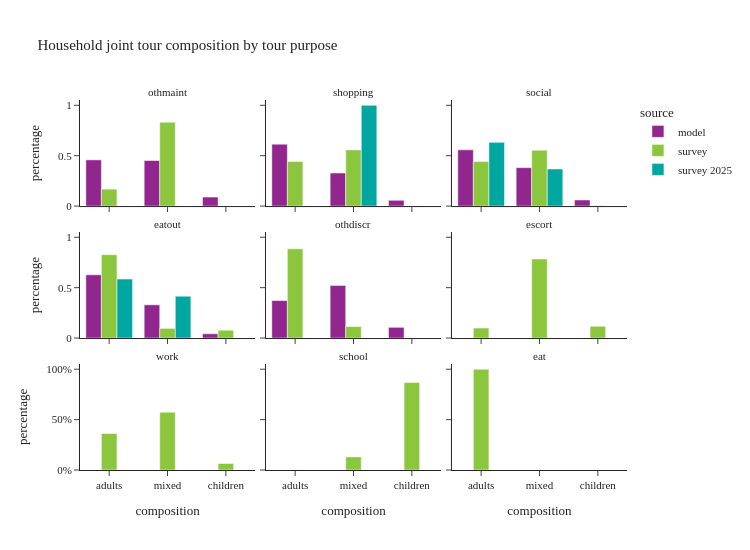

The notebook cell saved with this chart:
### Code cell
plot_joint_tour_segment(joint_tour_data, 'tour_type', "Household joint tour composition by tour purpose", height=550, facet_col_wrap=3)

### Figure 1 — Plotly figure (JSON) as saved in the notebook; plotly's stock layout.template omitted (floating-point values rounded to 4 significant figures)
{"data": [{"alignmentgroup": "True", "customdata": [[12046], [11878], [2350]], "hovertemplate": "source=model<br>tour_type=othmaint<br>composition=%{x}<br>percentage=%{y}<br>sample_size=%{customdata[0]}<extra></extra>", "legendgroup": "model", "marker": {"color": "#91268F", "pattern": {"shape": ""}}, "name": "model", "offsetgroup": "model", "orientation": "v", "showlegend": true, "textposition": "auto", "type": "bar", "x": ["adults", "mixed", "children"], "xaxis": "x7", "y": [0.4585, 0.4521, 0.08944], "yaxis": "y7"}, {"alignmentgroup": "True", "customdata": [[14910], [7971], [1391]], "hovertemplate": "source=model<br>tour_type=shopping<br>composition=%{x}<br>percentage=%{y}<br>sample_size=%{customdata[0]}<extra></extra>", "legendgroup": "model", "marker": {"color": "#91268F", "pattern": {"shape": ""}}, "name": "model", "offsetgroup": "model", "orientation": "v", "showlegend": false, "textposition": "auto", "type": "bar", "x": ["adults", "mixed", "children"], "xaxis": "x8", "y": [0.6143, 0.3284, 0.05731], "yaxis": "y8"}, {"alignmentgroup": "True", "customdata": [[7809], [5333], [847]], "hovertemplate": "source=model<br>tour_type=social<br>composition=%{x}<br>percentage=%{y}<br>sample_size=%{customdata[0]}<extra></extra>", "legendgroup": "model", "marker": {"color": "#91268F", "pattern": {"shape": ""}}, "name": "model", "offsetgroup": "model", "orientation": "v", "showlegend": false, "textposition": "auto", "type": "bar", "x": ["adults", "mixed", "children"], "xaxis": "x9", "y": [0.5582, 0.3812, 0.06055], "yaxis": "y9"}, {"alignmentgroup": "True", "customdata": [[10937], [5749], [740]], "hovertemplate": "source=model<br>tour_type=eatout<br>composition=%{x}<br>percentage=%{y}<br>sample_size=%{customdata[0]}<extra></extra>", "legendgroup": "model", "marker": {"color": "#91268F", "pattern": {"shape": ""}}, "name": "model", "offsetgroup": "model", "orientation": "v", "showlegend": false, "textposition": "auto", "type": "bar", "x": ["adults", "mixed", "children"], "xaxis": "x4", "y": [0.6276, 0.3299, 0.04247], "yaxis": "y4"}, {"alignmentgroup": "True", "customdata": [[14346], [20110], [4093]], "hovertemplate": "source=model<br>tour_type=othdiscr<br>composition=%{x}<br>percentage=%{y}<br>sample_size=%{customdata[0]}<extra></extra>", "legendgroup": "model", "marker": {"color": "#91268F", "pattern": {"shape": ""}}, "name": "model", "offsetgroup": "model", "orientation": "v", "showlegend": false, "textposition": "auto", "type": "bar", "x": ["adults", "mixed", "children"], "xaxis": "x5", "y": [0.3721, 0.5217, 0.1062], "yaxis": "y5"}, {"alignmentgroup": "True", "customdata": [[49], [35]], "hovertemplate": "source=survey<br>tour_type=othmaint<br>composition=%{x}<br>percentage=%{y}<br>sample_size=%{customdata[0]}<extra></extra>", "legendgroup": "survey", "marker": {"color": "#8CC63E", "pattern": {"shape": ""}}, "name": "survey", "offsetgroup": "survey", "orientation": "v", "showlegend": true, "textposition": "auto", "type": "bar", "x": ["adults", "mixed"], "xaxis": "x7", "y": [0.1682, 0.8318], "yaxis": "y7"}, {"alignmentgroup": "True", "customdata": [[118], [64], [1]], "hovertemplate": "source=survey<br>tour_type=shopping<br>composition=%{x}<br>percentage=%{y}<br>sample_size=%{customdata[0]}<extra></extra>", "legendgroup": "survey", "marker": {"color": "#8CC63E", "pattern": {"shape": ""}}, "name": "survey", "offsetgroup": "survey", "orientation": "v", "showlegend": false, "textposition": "auto", "type": "bar", "x": ["adults", "mixed", "children"], "xaxis": "x8", "y": [0.4423, 0.5576, 0.0001106], "yaxis": "y8"}, {"alignmentgroup": "True", "customdata": [[200], [159], [8]], "hovertemplate": "source=survey<br>tour_type=social<br>composition=%{x}<br>percentage=%{y}<br>sample_size=%{customdata[0]}<extra></extra>", "legendgroup": "survey", "marker": {"color": "#8CC63E", "pattern": {"shape": ""}}, "name": "survey", "offsetgroup": "survey", "orientation": "v", "showlegend": false, "textposition": "auto", "type": "bar", "x": ["adults", "mixed", "children"], "xaxis": "x9", "y": [0.4425, 0.5543, 0.003201], "yaxis": "y9"}, {"alignmentgroup": "True", "customdata": [[86], [21], [1]], "hovertemplate": "source=survey<br>tour_type=eatout<br>composition=%{x}<br>percentage=%{y}<br>sample_size=%{customdata[0]}<extra></extra>", "legendgroup": "survey", "marker": {"color": "#8CC63E", "pattern": {"shape": ""}}, "name": "survey", "offsetgroup": "survey", "orientation": "v", "showlegend": false, "textposition": "auto", "type": "bar", "x": ["adults", "mixed", "children"], "xaxis": "x4", "y": [0.827, 0.09565, 0.07733], "yaxis": "y4"}, {"alignmentgroup": "True", "customdata": [[13], [4], [2]], "hovertemplate": "source=survey<br>tour_type=othdiscr<br>composition=%{x}<br>percentage=%{y}<br>sample_size=%{customdata[0]}<extra></extra>", "legendgroup": "survey", "marker": {"color": "#8CC63E", "pattern": {"shape": ""}}, "name": "survey", "offsetgroup": "survey", "orientation": "v", "showlegend": false, "textposition": "auto", "type": "bar", "x": ["adults", "mixed", "children"], "xaxis": "x5", "y": [0.8859, 0.1141, 0.0], "yaxis": "y5"}, {"alignmentgroup": "True", "customdata": [[29], [95], [6]], "hovertemplate": "source=survey<br>tour_type=escort<br>composition=%{x}<br>percentage=%{y}<br>sample_size=%{customdata[0]}<extra></extra>", "legendgroup": "survey", "marker": {"color": "#8CC63E", "pattern": {"shape": ""}}, "name": "survey", "offsetgroup": "survey", "orientation": "v", "showlegend": false, "textposition": "auto", "type": "bar", "x": ["adults", "mixed", "children"], "xaxis": "x6", "y": [0.09923, 0.784, 0.1167], "yaxis": "y6"}, {"alignmentgroup": "True", "customdata": [[36], [18], [1]], "hovertemplate": "source=survey<br>tour_type=work<br>composition=%{x}<br>percentage=%{y}<br>sample_size=%{customdata[0]}<extra></extra>", "legendgroup": "survey", "marker": {"color": "#8CC63E", "pattern": {"shape": ""}}, "name": "survey", "offsetgroup": "survey", "orientation": "v", "showlegend": false, "textposition": "auto", "type": "bar", "x": ["adults", "mixed", "children"], "xaxis": "x", "y": [0.362, 0.5735, 0.06448], "yaxis": "y"}, {"alignmentgroup": "True", "customdata": [[1], [2], [64]], "hovertemplate": "source=survey<br>tour_type=school<br>composition=%{x}<br>percentage=%{y}<br>sample_size=%{customdata[0]}<extra></extra>", "legendgroup": "survey", "marker": {"color": "#8CC63E", "pattern": {"shape": ""}}, "name": "survey", "offsetgroup": "survey", "orientation": "v", "showlegend": false, "textposition": "auto", "type": "bar", "x": ["adults", "mixed", "children"], "xaxis": "x2", "y": [0.001907, 0.1297, 0.8684], "yaxis": "y2"}, {"alignmentgroup": "True", "customdata": [[1]], "hovertemplate": "source=survey<br>tour_type=eat<br>composition=%{x}<br>percentage=%{y}<br>sample_size=%{customdata[0]}<extra></extra>", "legendgroup": "survey", "marker": {"color": "#8CC63E", "pattern": {"shape": ""}}, "name": "survey", "offsetgroup": "survey", "orientation": "v", "showlegend": false, "textposition": "auto", "type": "bar", "x": ["adults"], "xaxis": "x3", "y": [1.0], "yaxis": "y3"}, {"alignmentgroup": "True", "customdata": [[1]], "hovertemplate": "source=survey 2025<br>tour_type=shopping<br>composition=%{x}<br>percentage=%{y}<br>sample_size=%{customdata[0]}<extra></extra>", "legendgroup": "survey 2025", "marker": {"color": "#00A7A0", "pattern": {"shape": ""}}, "name": "survey 2025", "offsetgroup": "survey 2025", "orientation": "v", "showlegend": true, "textposition": "auto", "type": "bar", "x": ["mixed"], "xaxis": "x8", "y": [1.0], "yaxis": "y8"}, {"alignmentgroup": "True", "customdata": [[5], [1]], "hovertemplate": "source=survey 2025<br>tour_type=social<br>composition=%{x}<br>percentage=%{y}<br>sample_size=%{customdata[0]}<extra></extra>", "legendgroup": "survey 2025", "marker": {"color": "#00A7A0", "pattern": {"shape": ""}}, "name": "survey 2025", "offsetgroup": "survey 2025", "orientation": "v", "showlegend": false, "textposition": "auto", "type": "bar", "x": ["adults", "mixed"], "xaxis": "x9", "y": [0.6321, 0.3679], "yaxis": "y9"}, {"alignmentgroup": "True", "customdata": [[16], [3]], "hovertemplate": "source=survey 2025<br>tour_type=eatout<br>composition=%{x}<br>percentage=%{y}<br>sample_size=%{customdata[0]}<extra></extra>", "legendgroup": "survey 2025", "marker": {"color": "#00A7A0", "pattern": {"shape": ""}}, "name": "survey 2025", "offsetgroup": "survey 2025", "orientation": "v", "showlegend": false, "textposition": "auto", "type": "bar", "x": ["adults", "mixed"], "xaxis": "x4", "y": [0.585, 0.415], "yaxis": "y4"}], "layout": {"annotations": [{"font": {}, "showarrow": false, "text": "work", "x": 0.16, "xanchor": "center", "xref": "paper", "y": 0.2867, "yanchor": "bottom", "yref": "paper"}, {"font": {}, "showarrow": false, "text": "school", "x": 0.5, "xanchor": "center", "xref": "paper", "y": 0.2867, "yanchor": "bottom", "yref": "paper"}, {"font": {}, "showarrow": false, "text": "eat", "x": 0.84, "xanchor": "center", "xref": "paper", "y": 0.2867, "yanchor": "bottom", "yref": "paper"}, {"font": {}, "showarrow": false, "text": "eatout", "x": 0.16, "xanchor": "center", "xref": "paper", "y": 0.6433, "yanchor": "bottom", "yref": "paper"}, {"font": {}, "showarrow": false, "text": "othdiscr", "x": 0.5, "xanchor": "center", "xref": "paper", "y": 0.6433, "yanchor": "bottom", "yref": "paper"}, {"font": {}, "showarrow": false, "text": "escort", "x": 0.84, "xanchor": "center", "xref": "paper", "y": 0.6433, "yanchor": "bottom", "yref": "paper"}, {"font": {}, "showarrow": false, "text": "othmaint", "x": 0.16, "xanchor": "center", "xref": "paper", "y": 1.0, "yanchor": "bottom", "yref": "paper"}, {"font": {}, "showarrow": false, "text": "shopping", "x": 0.5, "xanchor": "center", "xref": "paper", "y": 1.0, "yanchor": "bottom", "yref": "paper"}, {"font": {}, "showarrow": false, "text": "social", "x": 0.84, "xanchor": "center", "xref": "paper", "y": 1.0, "yanchor": "bottom", "yref": "paper"}], "barmode": "group", "height": 550, "legend": {"title": {"text": "source"}, "tracegroupgap": 0}, "title": {"text": "Household joint tour composition by tour purpose"}, "width": 750, "xaxis": {"anchor": "y", "domain": [0.0, 0.32], "title": {"text": "composition"}}, "xaxis2": {"anchor": "y2", "domain": [0.34, 0.66], "matches": "x", "title": {"text": "composition"}}, "xaxis3": {"anchor": "y3", "domain": [0.68, 1.0], "matches": "x", "title": {"text": "composition"}}, "xaxis4": {"anchor": "y4", "domain": [0.0, 0.32], "matches": "x", "showticklabels": false}, "xaxis5": {"anchor": "y5", "domain": [0.34, 0.66], "matches": "x", "showticklabels": false}, "xaxis6": {"anchor": "y6", "domain": [0.68, 1.0], "matches": "x", "showticklabels": false}, "xaxis7": {"anchor": "y7", "domain": [0.0, 0.32], "matches": "x", "showticklabels": false}, "xaxis8": {"anchor": "y8", "domain": [0.34, 0.66], "matches": "x", "showticklabels": false}, "xaxis9": {"anchor": "y9", "domain": [0.68, 1.0], "matches": "x", "showticklabels": false}, "yaxis": {"anchor": "x", "domain": [0.0, 0.2867], "tickformat": ".0%", "title": {"text": "percentage"}}, "yaxis2": {"anchor": "x2", "domain": [0.0, 0.2867], "matches": "y", "showticklabels": false, "tickformat": ".0%"}, "yaxis3": {"anchor": "x3", "domain": [0.0, 0.2867], "matches": "y", "showticklabels": false}, "yaxis4": {"anchor": "x4", "domain": [0.3567, 0.6433], "matches": "y", "title": {"text": "percentage"}}, "yaxis5": {"anchor": "x5", "domain": [0.3567, 0.6433], "matches": "y", "showticklabels": false}, "yaxis6": {"anchor": "x6", "domain": [0.3567, 0.6433], "matches": "y", "showticklabels": false}, "yaxis7": {"anchor": "x7", "domain": [0.7133, 1.0], "matches": "y", "title": {"text": "percentage"}}, "yaxis8": {"anchor": "x8", "domain": [0.7133, 1.0], "matches": "y", "showticklabels": false}, "yaxis9": {"anchor": "x9", "domain": [0.7133, 1.0], "matches": "y", "showticklabels": false}}}
